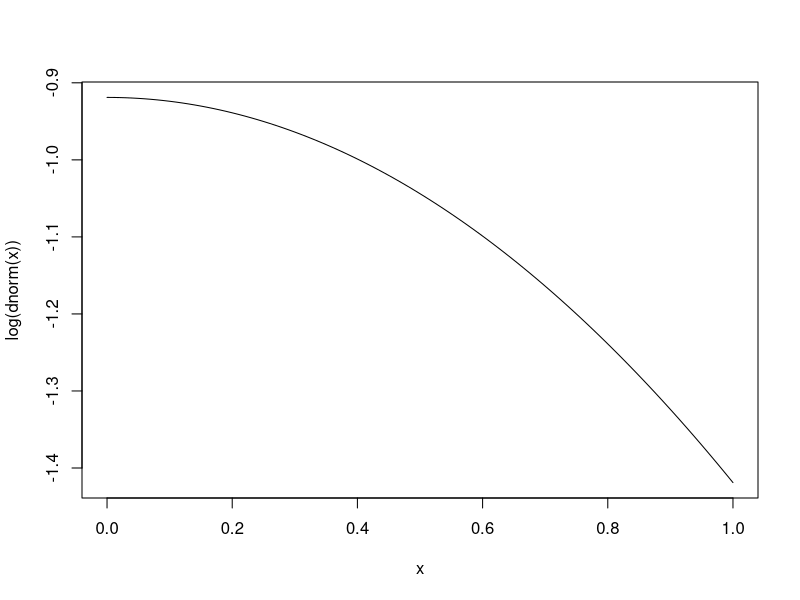
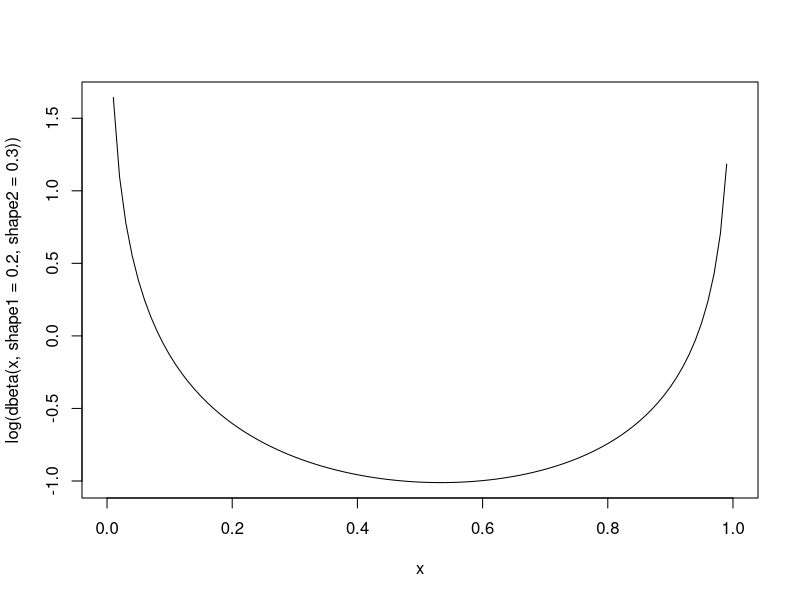
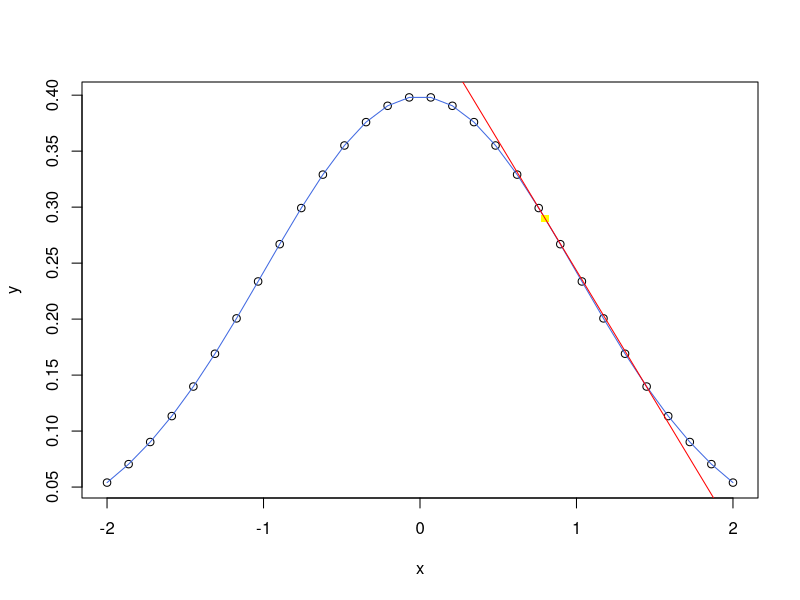
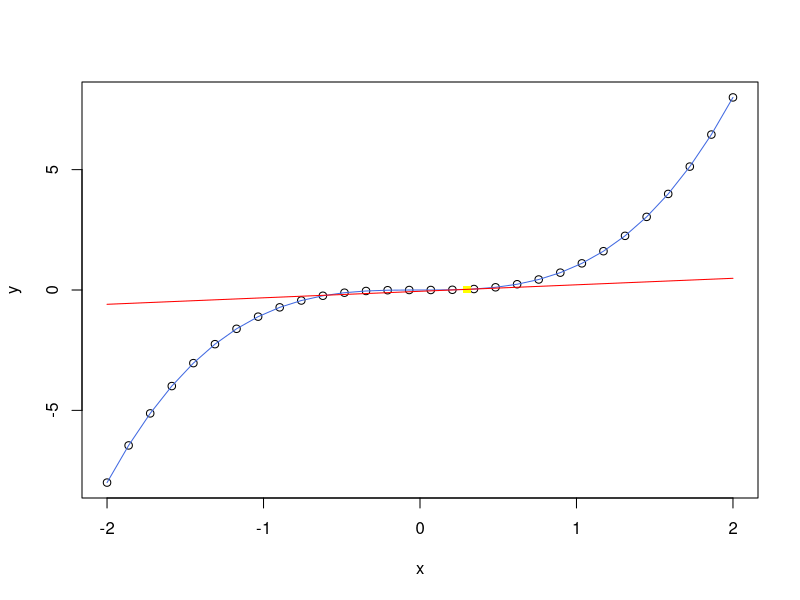
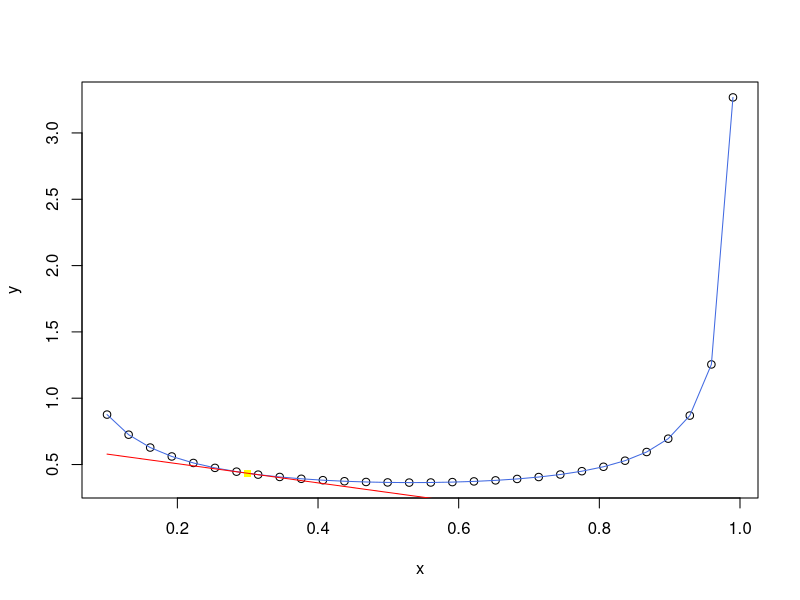
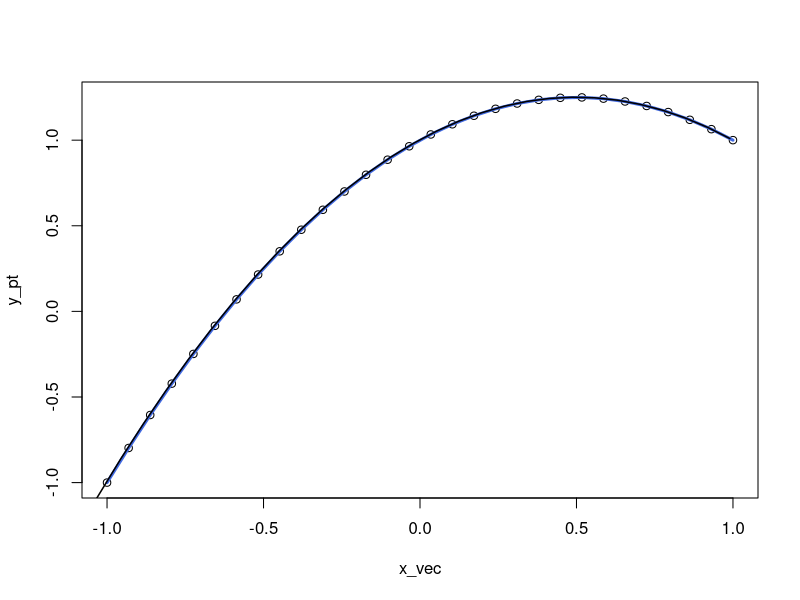
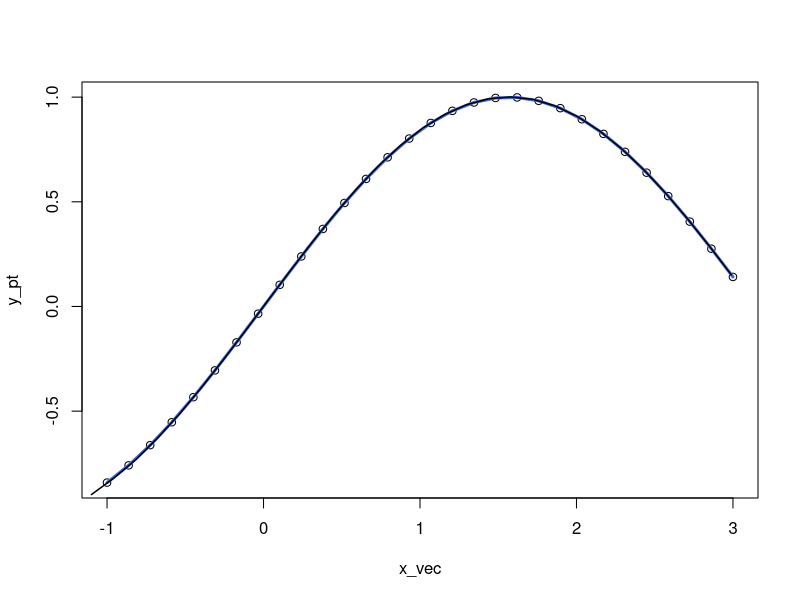
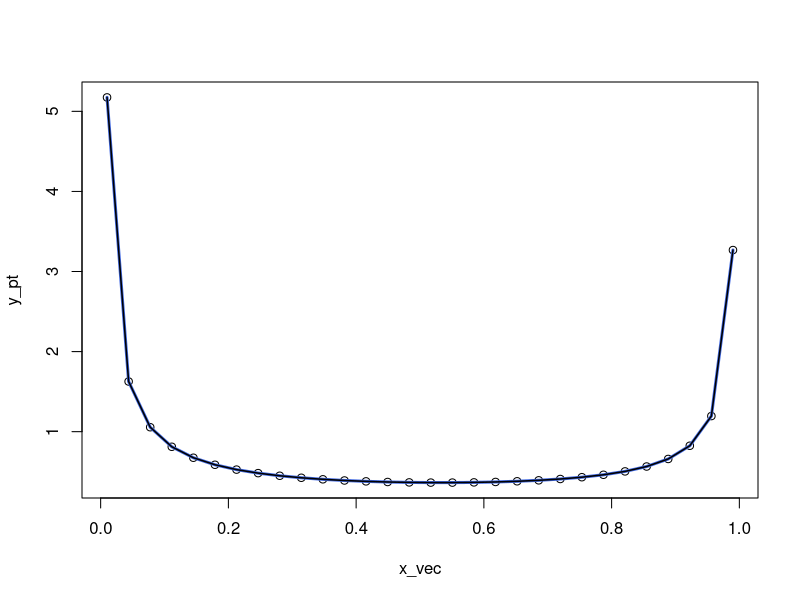

Generate these figures, in order, with R: (Note: this script raises an error after producing the figures.)
# Commands/Functions that might be useful

library(tidyverse)

#-----------------------------------------------------------
# Experiment
  # to input density commands such as dnorm() as an input
experiment <- function(f,x){
  y <- function(x) f(x)
  y(x) # now y is f whatever f is
}

#Checking
experiment(dnorm, 0)
dnorm(0)
experiment(dnorm, 0) == dnorm(0)  #TRUE

ex <- experiment( function(x) dbeta(x, shape1 = 0.2, shape2 = 0.3), 0.4)
dbeta(0.4, shape1 = 0.2, shape2 = 0.3)
ex == dbeta(0.4, shape1 = 0.2, shape2 = 0.3)  #TRUE

#-----------------------------------------------------------
# uniform distribution
  runif(2)

#-----------------------------------------------------------
# Integrating
  #integrate(f, lower, upper)
  integrate(dnorm, -1.96, 1.96) # approx 0.95
  integrate(dnorm, -Inf, Inf) # approx 1

  # just get the value with $value
  integrate(dnorm, -Inf, Inf)$value  #1
  
#-----------------------------------------------------------  
# Creating g(x) = cf(x)
  # c is the normalizing constant
  g_func <- function(input_func, left_b, right_b, x){
  # docstring:
      # input_func is the underlying density function
      # left_b and right_b are lower and upper bound, respectively
      # x is where you want to evaluate
      # after calculating the normalizing constant c  
      # this function simply creates g as described in the paper
    
    c <- integrate(input_func, left_b, right_b)$value #normalizing constant
    g <- c * input_func(x)
    return(g)
  }

# Checking
  integrate(dnorm, -1.96, 1.96)$value*dnorm(2) #0.05129165
  g_func(dnorm, -1.96, 1.96, 2)                #0.05129165

#-----------------------------------------------------------
# Finding derivative EXPRESSION
deriv(~x^2, "x")                       # .grad[, "x"] gives the expression for derivative
D(expression(x^2), "x")                # just outputs the derivative expression
D(expression(dnorm(x)), "x")           # first derivative for normal density
D(D(expression(dnorm(x)), "x") , "x")  # second derivative for normal density
D(D(expression(x^2), "x") , "x")       # second derivative, 2, which is correct

# for evaluating
x <- 2
eval(D(expression(dnorm(x)), "x"))


one_two_prime <- function(func_x, var, order){
  # docstring
      # this function tries to find the expression for 
      # first derivative or second derivative
  # func_x is the expression that we want to find the derivative of
      # eg expression(func_x), expression(x^2)
  # var will be a string input specifying the variable that we are taking 
  # derivative of
  # order will be either 1 or 2
      # 1 if first derivative
      # 2 if second derivative
  
  if (order < 1 || order > 2) stop("order has to be 1 or 2")
  if (order == 1) D( func_x, var )
  else D( D( func_x, var ), var )
}

# Checking
#one_two_prime( expression(dnorm(x)), "x", 0)  # error bc order = 0
one_two_prime( expression(dnorm(x)), "x", 1)  # correct expression
one_two_prime( expression(dnorm(x)), "x", 2)  # correct expression
#one_two_prime( expression(dnorm(x)), "x", 3)  # error bc order = 3

one_two_prime( expression(x), "x", 1)         # correct: 1
one_two_prime( expression(x^2), "x", 2)       # correct: 2

#-----------------------------------------------------------
# To EVALUATE the differentiated expressions
x <- 3
one_two_prime( expression(dnorm(x)), "x", 2 ) %>% 
  eval()                         #0.03545479
-(dnorm(3) - 3 * (3 * dnorm(3))) #0.03545479 same as above

# doesn't have to be x and x can be a vector
ha <- c(4, 5, 6)
one_two_prime( expression(dnorm(ha)), "ha", 2 ) %>% eval()


eval_prime <- function(func_x, eval_pts){
  #docstring
    # this function evaluates original function as well as its derivative
    # at specified locations
    # func_x is the function
    # eval_pts is where we want to evaluate
    # first element corresponds to original function
    # second element corresponds to the second function
  
  fprime <- D(func_x, "x") # expression for first derivative
  x <- eval_pts            # points where I want to evaluate
  fprime_eval <- fprime %>% eval() # evaluating first derivative
  f_eval <- func_x %>% eval()      # evaluating original function
  return(list(f_eval, fprime_eval))
}


#Checking
#check with normal distribution
check <- eval_prime(expression(dnorm(x)), c(1,5))
check[[1]]    #2.419707e-01 1.486720e-06     # original function
dnorm(c(1,5)) #2.419707e-01 1.486720e-06

# first derivatives evaluations
  # first derivative expression: -(x * dnorm(x))
check[[2]]                          #-2.419707e-01 -7.433598e-06 
c(-(1 * dnorm(1)), -(5 * dnorm(5))) #-2.419707e-01 -7.433598e-06


#-----------------------------------------------------------
# Log-Concavity Check function
  # by numerically computing the second derivative of the function
  # https://en.wikipedia.org/wiki/Second_derivative <- under Limit section

# Expressions 
rlang::get_expr(body(dnorm))
rlang::get_expr(body(dbeta))

# log wrapper
logfunc <- function(func_x){
  # docstring
    # simply 'log's the function that you want
    # func_x is the function that you want to 'log'
  log_func <- function(x) {}
  old_f <- rlang::get_expr(body(func_x))
  body(log_func) <- rlang::get_expr(quo(log(!!old_f)))
  return(log_func)
}
# Checking
logfunc(function(x) dnorm(x))
beta_dis <- logfunc(function(x) dbeta(x, shape1 = 0.5, shape2 = 0.5))
beta_dis

# Function that numerically calculates 2nd derivative value
numeric_sec_deri <- function(f, x){
  # docstring
    # some functions are hard to derive the second derivative
    # so this calculates second derivative value numerically
    # f is the underlying function
    # x is where we want to evaluate
    # below we are taking limit as h goes to 0
  h <- .Machine$double.eps^(1/4)
  numerator <- f(x+h) - 2*f(x) + f(x-h)
  denominator <- h^2
  val <- numerator / denominator
  return(val)
}
# Checking
numeric_sec_deri(dnorm, x = 2)                           # 0.1619729
numeric_sec_deri(function(x) dnorm(x), x = 2)            # 0.1619729
x <- 2
one_two_prime( expression(dnorm(x)), "x", 2 ) %>% eval() #0.1619729 same as above
numeric_sec_deri(function(x) dnorm(x), x = 1:3) # x can be a vector

# Can find the second derivative 
# even with functions that involve MORE than ONE argument: 
# dbeta() has shape1 and shape2 arguments that need to be provided
numeric_sec_deri(function(x) dbeta(x, shape1 = 0.5, shape2 = 0.5), c(0.2, 0.3))


# Log Concavity checker <- this is the main one
logconcav_check <- function(func, x){
  # docstring
    # This function finds out numerical value of the second derivative
    # at x of the func 
    # if all of the numerical values are negative, then this function
    # tells us that the func is log concavie. vice versa
  result <- numeric_sec_deri(f=logfunc(func), x = x)
  if (max(result) < 0) {     # if max is less than zero, then all are
    #cat("The Input Function is Log-Concave")    
    return(TRUE)
  } else {                   # case one or more second derivative evaluation is positive
    #cat("The Input Function is NOT Log-Concave.")
    return(FALSE)
  }
  #return(result)
}




#Checking
    # log concave case
    logconcav_check(function(x) dnorm(x), c(-3:18))
    curve(log(dnorm(x)))   # graph looks concave
    # NOT log concave case
    logconcav_check(function(x) dbeta(x, shape1 = 0.2, shape2 = 0.3), c(0.1, 0.2))
    curve(log(dbeta(x, shape1 = 0.2, shape2 = 0.3) )) # definitely not concave
#-----------------------------------------------------------

#Tangent Line from Smoothing Spline Fit
tang_line <- function(x, func_x, x1){
  # docstring:
      # x is the domain we are considering
      # func_x is function of x, ie, y
      # x1 is where we want tangent point to be
      # this function draws a tangent line at x1
  
  y <- function(x) func_x(x) 
  y <- y(x)
  func <- plot(x, y)             # first plot
  spl <- smooth.spline(y~x)      # create spline
  lines(spl, col = "royalblue" ) # draw spline on the plot
  
  x_new <- x1                    # tangent point
  
  y_val <- predict(spl, 
                   x = x_new,    # gives you y-val at x_new 
                   deriv = 0)  
  
  slope <- predict(spl, 
                   x = x_new,    # gives you slope at x_new
                   deriv = 1)    # notice deriv = 1 to get slope
  
  y_int <- y_val$y - (slope$y * x_new) # calculate y intercept of tangent line
  
  x_int <- - y_int / slope$y
  
  # identify on the plot where the tangent point is
  points(y_val, col="yellow", pch=15)
  
  # Draw the tangent line
  lines(x, y_int + slope$y * x, col="red")
  
  return(list(func,        # plot
              y_int,       # y-intercept
              x_int))      # x-intecept
}

#Checking
x <- seq(-2, 2, length.out = 30)
tang_line(x, function(x) dnorm(x), 0.8)
tang_line(x, function(x) x^3, 0.3)

# works with beta distribution 
x <- seq(0.1, 0.99, length.out = 30)
tang_line(x, function(x) dbeta(x, shape1 = 0.2, shape2 = 0.3), 0.3)

#-----------------------------------------------------------
# Segment Joiner
# input should be 
    # function
    # tangent points
    # endpoints of each tangent segments

segment <- function(f, x_vec, end_point){
  # docstring
    # f is the underlying function
    # x_vector contains the tangent points
    # end_point is the endpoints of each tangent line
      # end_point corresponds to Z_j
    # this function connects each tangent line
  
  y <- function(x) f(x)                 # y becomes the underlying function
  y_pt <- y(x_vec)                      # y-coordinates for the x_vec
  func <- plot(x_vec, y_pt)             # first plot the graph
  spl <- smooth.spline(y_pt ~ x_vec)    # create spline
  lines(spl, col = "royalblue", lwd = 3, pch = 3 )   # draw spline on the plot
  
  #calculate slope at each x_vec's element
  slope <- predict(spl, 
                   x = x_vec,    # gives you slope at x_vec
                   deriv = 1) %>% .$y # $y contains the slope elements
  
  # end point calculator
  segment_ender <- function(e){
    # goes through each element of x_vec and calculates y-coordinate of each segment
    
    end <- numeric(length(slope))
    for (i in 1:length(slope)){ #y = slope*(x - x_0) + y_0  <- using simple line equation
      end[i] <- slope[i]*(e[i]-x_vec[i]) + y(x_vec[i]) 
    }
    return(end)
  }
  e <- segment_ender(e=end_point)
  
  # Draw the tangent lines
  lines(end_point,   # end-points of each tangent segment
        e,           # corresponding y coordinates
        lwd = 1.5)
}

# Checking
# with random polynomial
segment(function(x) -x^2+x+1, 
        seq(-1, 1, length.out = 30), 
        end_point = seq(-1.1, 0.99, length.out = 30))
# with sin(x)
segment(function(x) sin(x), 
        seq(-1, 3, length.out = 30), 
        end_point = seq(-1.1, 2.99, length.out = 30))

# with beta distribution
segment(function(x) dbeta(x, shape1 = 0.2, shape2 = 0.3), 
        seq(0.01, 0.99, length.out = 30), 
        end_point = seq(0.01, 0.99, length.out = 30))

#-----------------------------------------------------------
# Function for Z_j
#assume h and hprime are given; they are functions

Z_j <- function(h , hprime, x){
  # docstring
  # Tries to locate z_j's which are points where upper tangent segments
  # intersect with each other
  n <- length(x)
  k <- n - 1
  z <- numeric(n)
  for (i in 1:k){
    numerator <- h(x[i+1]) - h(x[i]) - x[i+1] * hprime(x[i+1]) + x[i] * hprime(x[i])
    denominator <- hprime(x[i]) - hprime(x[i+1])
    z[i] <- numerator/denominator
  }
  return(z)
}

# Checking
Z_j(dnorm, dnorm, c(1,2,3,4,5)) #-0.2872169  0.9105745  1.9688623  2.9887662  0.0000000
Z_j(function(x) dnorm(x), function(x) -(x * dnorm(x)), c(1,2,3,4,5))


# Vectorized way 

Z_j <- function(h , hprime, x){
  # docstring
      # Tries to locate z_j's which are points where upper tangent segments
      # intersect with each other
      # h (=ln(g(x))) is the original function and hprime is the first derivative of h
      # x are the sampled points
  
  h_e <- h(x)                # evaluate original function at x
  h_e_1 <- h_e[-1]           # discard first element 
  
  hprime_e <- hprime(x)      # evaluate first derivative function at x
  hprime_e_1 <- hprime_e[-1] # discard first element 
  
  x_1 <- x[-1]               # discard first element 
  
  n <- length(x)
  z <- numeric(n)            # where result will be stored
  
  numerator <- h_e_1 - h_e - x_1 * hprime_e_1 + x * hprime_e
  denominator <- hprime_e - hprime_e_1
  
  z <- numerator/denominator # formula for z
  return(z)
}

Z_j(dnorm, function(x) -(x * dnorm(x)), c(1,2,3,4,5)) # -0.2872169  0.9105745  1.9688623  2.9887662  0.9999174
#Same answer as the FIRST non-vectorized Z_j except for the last element


check <- eval_prime(expression(dnorm(x)), c(1,5))
#-----------------------------------------------------------
# Function for U_k

U_k <- function(h, hprime, x_vec, x_0){
  # docstring
      # h is the original underlying function
      # hprime is the first derivative of h
      # x_vec contains sampled x
      # x_0 is where we want to evaluate U_k
  h_e <- h(x_vec)
  hprime_e <- hprime(x_vec) 
  h_e + (x_0 - x_vec) * hprime_e
}
# Checking
U_k(dnorm, function(x) -(x * dnorm(x)), c(1,2,3,4,5), 3)

#-----------------------------------------------------------
# Function for S_k

#-----------------------------------------------------------
# Function for l_k
l_k <- function(h, x_vec, x_0){
  # docstring
      # h is the original underlying function
      # x_vec contains the sampled x
      # x_0 is where we want to evaluate l_k
  
  x_vec_1 <- x_vec[-1]
  
  h_e <- h(x_vec)
  h_e_1 <- h(x_vec_1)
  
  num <- (x_vec_1 - x_0) * h_e + (x_0 - x_vec) * h_e_1
  den <- x_vec_1 - x_vec
  
  l <- num / den
  return(l)
}
# Checking 
l_k(dnorm, 1:4, 3)


#-----------------------------------------------------------
# CDF function
cdf <- function(func_x, x){
  # docstring 
    # find the area under func_x and to the left of x
    # func_x is what we are integrating
  f <- function(x) func_x(x)
  v <- integrate(f, -Inf, x)$value
  return(v)
}
cdf(function(x) dnorm(x), 0)



#-----------------------------------------------------------
# Initializing Step

is.infinite(Inf)  # TRUE
is.infinite(-Inf) # TRUE
is.finite(-Inf)   # FALSE

numeric_first_d <- function(f, x){
  # docstring
    # this function numerically calculates first derivative
    # f is the underlying function
    # x is where we want to evaluate
    # below we are taking limit as h goes to 0
  h <- .Machine$double.eps^(1/4)
  numerator <- f(x+h) - f(x)
  denominator <- h
  val <- numerator / denominator
  return(val)
}
#Checking
numeric_first_d(function(x) dnorm(x), 1) # -0.2419707
eval_prime(expression(dnorm(x)), 1)[2]   # -0.2419707  # same as above
numeric_first_d(function(x) dnorm(x), -100) # 0, because graph is essentially flat

#-----------------------------------------------------------

# First x_1 & x_k

uniroot(function(x) x-2, lower=-3, upper=5)
uniroot(function(x) x-2, lower=-3, upper=.Machine$integer.max)
h <- .Machine$double.eps
uniroot(function(x) -(x * dnorm(x)), lower=-6, upper=.Machine$integer.max)

library(pracma)
h <- function(x) {log(g_func(f,x))}
dh <- function(x) {fderiv(h, x, 1)} 
fderiv(function(x) dnorm(x), c(1,2,3))

starting_x <- function(f, min, max){
  require(pracma)
  
  if (is.finite(min) ==TRUE && is.finite(max) == TRUE) {
      range <- max-min
      h <- .Machine$double.eps^0.25
      fd <- function(x)  (f(x+h) - f(x)) / h
      #fd <- function(x) {fderiv(h, x, 1)}
      root <- uniroot(fd, lower = min, upper = max)$root
      return(c(root + range/10, root - range/10))
  
    } else if (is.finite(min) ==TRUE && is.infinite(max) ==TRUE) {
      max <- .Machine$integer.max
      h <- .Machine$double.eps^0.25
      fd <- function(x)  (f(x+h) - f(x)) / h
      root <- uniroot(fd, lower = min, upper = max)$root
      range <- (root - min)
      return(c(root + range/10, root - range/10) )
  
    } else if (is.infinite(min) && is.finite(max)) {
      min <- -.Machine$integer.max
      h <- .Machine$double.eps^0.25
      fd <- function(x)  (f(x+h) - f(x)) / h
      root <- uniroot(fd, lower = min, upper = max)$root
      range <- (max - root)
      return(c(root + range/10, root - range/10) )
  
    } else {
      min <- -.Machine$integer.max
      max <- .Machine$integer.max
      h <- .Machine$double.eps^0.25
      fd <- function(x)  (f(x+h) - f(x)) / h
      root <- uniroot(fd, lower = min, upper = max)$root
      return(c(root + 10, root - 10) )
  }
}

starting_x(function(x) dnorm(x), -1, 1)
starting_x(function(x) (x-1)^2, -1, 2)
starting_x(function(x) dnorm(x, 2), -1, 4)
starting_x(function(x) dnorm(x, 2), -1, Inf)
starting_x(function(x) dnorm(x, 2), -Inf, Inf)



dnorm(2)

curve(dbeta(x, shape1 = 0.2, shape2 = 0.4))


#############################################
optimize(function(x) -(x-2)^2, c(-3,5), maximum = TRUE)$maximum
integrate(function(x) 0.2, 0,5)

optimize(function(x) dnorm(x), c(-2, 105), maximum = T)
optimize(function(x) dnorm(x), c(-115, 105), maximum = T)


starting_x <- function(func_x, min_x, max_x){
  # First case
  if (is.finite(min_x) && is.finite(max_x)){ # case when max and min of x are given and FINITE
    return(c(min_x, max_x))
    
    # Second case  
  } else if ( (is.infinite(min_x) == TRUE || is.na(min_x)==TRUE)  # min is missing or infinte
             && is.finite(max_x) == TRUE ) {
    min_x <- -100
    opt <- optimize(function(x) func_x(x), 
           c(min_x, max_x), 
           maximum = TRUE)$maximum
  left <- quantile(c(min_x, opt, max_x), 0.49)
  right <- quantile(c(min_x, opt, max_x), 0.51)
  return(c(left, right))
  } else if ( (is.infinite(max_x) == TRUE || is.na(max_x)==TRUE) # max is missing or infinite
              && is.finite(min_x)==TRUE ) {
    max_x <- 100
    opt <- optimize(function(x) func_x(x), 
                    c(min_x, max_x), 
                    maximum = TRUE)$maximum
    left <- quantile(c(min_x, opt, max_x), 0.49)
    right <- quantile(c(min_x, opt, max_x), 0.51)
    return(c(left, right))
  } else {
    max_x <- 100
    min_x <- -100
    opt <- optimize(function(x) func_x(x), 
                    c(min_x, max_x), 
                    maximum = TRUE)$maximum
    left <- quantile(c(min_x, opt, max_x), 0.49)
    right <- quantile(c(min_x, opt, max_x), 0.51)
    return(c(left, right))
  }
}

starting_x(function(x) dnorm(x), -2, 3)
starting_x(function(x) dnorm(x), -2, Inf)
starting_x(function(x) dnorm(x,78), -2, Inf)
starting_x(function(x) dbeta(x, shape1 = 0.3, shape2 = 0.5), 0, 1)
starting_x(function(x) dnorm(x), -2, 89)

quantile(c(-.Machine$integer.max, 4, .Machine$integer.max))
#############################################



starting_x <- function(func_x, min_x, max_x){
  # docstring
  # divide into 4 cases
  # 1: both min and max are given
  # 2: when max is finite but min is missing or infinite
  # 3: when min is finite but max is missing or infinite
  # 4: otherwise
  
  # func_x is the underlying function
  # min_x and max_x are min and max of f's domain
  
  
  # First case
  if (is.finite(min_x) && is.finite(max_x)){ # case when max and min of x are given and FINITE
    
    return(c(min_x, max_x))  # simplest case: just return min and max values
    
    # Second case  
  } else if ( (is.infinite(min_x) == TRUE || is.na(min_x)==TRUE)  # min is missing or infinte
              && is.finite(max_x) == TRUE ) { # max is finite
    
    if (numeric_first_d(function(x) func_x(x), -.Machine$integer.max) > 0){
      min_x <- -.Machine$integer.max # if derivative is positive then just use -.Machine$integer.max
    } else { # otherwise slowly increase min_x until it becomes positive
      min_x <- -.Machine$integer.max 
      while (numeric_first_d(function(x) func_x(x), min_x) <= 0) { 
        print(numeric_first_d(function(x) func_x(x), min_x))
        min_x <- min_x + (max_x-min_x)/2000
      }
    }
    return(c(min_x, max_x))
    
    
    # Third case
  } else if ( (is.infinite(max_x) == TRUE || is.na(max_x)==TRUE) # max is missing or infinite
              && is.finite(min_x)==TRUE ) {  # min is finite
    
    if (numeric_first_d(function(x) func_x(x), .Machine$integer.max) < 0){
      max_x <- .Machine$integer.max # if derivative is negative then just use .Machine$integer.max
    } else {  # otherwise slowly decrease max_x until it becomes negative
      max_x <- .Machine$integer.max
      while (numeric_first_d(function(x) func_x(x), max_x) >= 0) {
        print(numeric_first_d(function(x) func_x(x), max_x))
        max_x <- max_x - (max_x-min_x)/2000
      }
    }
    return(c(min_x, max_x))
    
    # Fourth case
  } else {  # both min and max are infinite or both missing
    
    if (numeric_first_d(function(x) func_x(x), -.Machine$integer.max) > 0){
      min_x <- -.Machine$integer.max
    } else {
      min_x <- -5000
      while (numeric_first_d(function(x) func_x(x), min_x) <= 0) {
        print(numeric_first_d(function(x) func_x(x), min_x))
        min_x <- min_x + 5
      }
    }
    
    if (numeric_first_d(function(x) func_x(x), .Machine$integer.max) < 0){
      max_x <- .Machine$integer.max
    } else {
      max_x <- 5000
      while (numeric_first_d(function(x) func_x(x), max_x) >= 0) {
        print(numeric_first_d(function(x) func_x(x), max_x))
        max_x <- max_x - 5
      }
    }
    return(c(min_x, max_x))  
  }
}

# Checking
starting_x(function(x) dnorm(x), min_x = 1, max_x=2)
starting_x(function(x) dnorm(x), min_x= -Inf, max_x=2)
starting_x(function(x) dnorm(x), min_x= -1, max_x=Inf)
starting_x(function(x) dnorm(x), min_x= -Inf, max_x=Inf)
starting_x(function(x) dbeta(x, shape1 = 0.3, shape2 = 0.5), min_x= 0, max_x=1)

